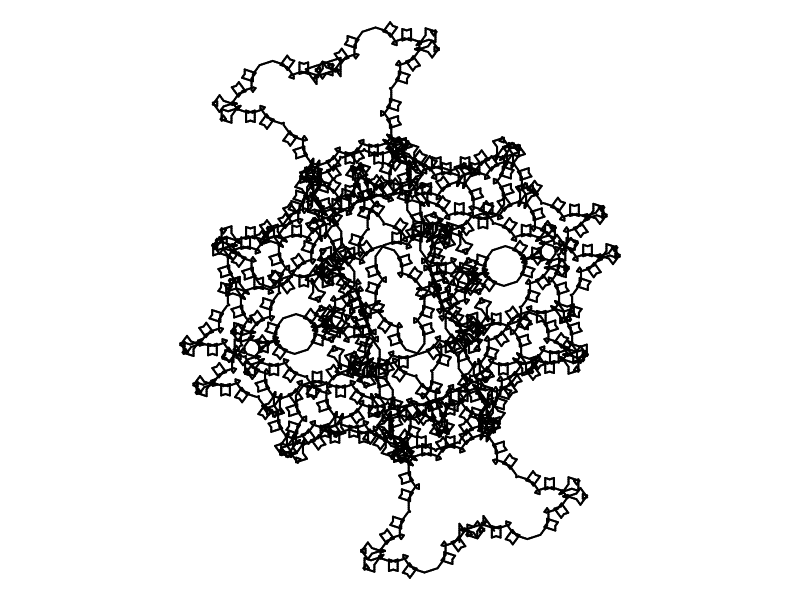

Write R code to recreate this figure.


initial_angle = 0   #In degrees, 0 is East, 90 is North (up)
line_color = "black" #You can also use "blue" or rgb(1,0.2,0.9) or hsv(1,0.5,1)
line_width = 1
bg_color = "white"
PNG_pixel_width = 300

# BELOW HERE IS CODE... PROBABLY DO NOT EDIT THIS CODE...
getstr = function(start,rules,n){
    st = start
    for(jj in 1:n){
        st2 = ""
        for(i in 1:nchar(st)){
            ch = substr(st,i,i)
            if(!is.null(rules[[ch]])){
                st2 = paste0(st2,rules[[ch]],collapse="")
            } else {
                st2 = paste0(st2,ch,collapse="")
            }
        }
        st = st2
    }
    return(st)
}
getxyc = function(string="AA+AA+AA+A+A",angle=pi/2,angle_initial=pi/2,col="blue"){
    switch = 1
    d = angle_initial
    x = 0
    y = 0
    xl = c(x)
    yl = c(y)
    cols = numeric()
    dsave = numeric()
    xsave = numeric()
    ysave = numeric()
    for(i in 1:nchar(string)){
        ch = substr(string,i,i)
        cn = as.integer(charToRaw(ch))
        if(cn>=as.integer(charToRaw("A")) && cn<=as.integer(charToRaw("L"))){
            cols = c(cols,col)
            x = x+cos(d)
            y = y+sin(d)
            xl = c(xl,x)
            yl = c(yl,y)
        }
        if(cn>=as.integer(charToRaw("M")) && cn<=as.integer(charToRaw("Z"))){
            cols = c(cols,"NA")
            x = x+cos(d)
            y = y+sin(d)
            xl = c(xl,x)
            yl = c(yl,y)
        }
        if(cn==as.integer(charToRaw("["))){
            dsave = c(dsave,d)
            xsave = c(xsave,x)
            ysave = c(ysave,y)
        }
        if(cn==as.integer(charToRaw("]"))){
            cols = c(cols,"NA")
            x = xsave[length(xsave)]
            y = ysave[length(ysave)]
            d = dsave[length(dsave)]
            if(length(xsave)>1){
                xsave = xsave[1:(length(xsave)-1)]
                ysave = ysave[1:(length(ysave)-1)]
                dsave = dsave[1:(length(dsave)-1)]
            } else {
                xsave = numeric()
                ysave = numeric()
                dsave = numeric()
            }
            xl = c(xl,x)
            yl = c(yl,y)
        }
        if(cn==as.integer(charToRaw("-"))){
            d = d-angle*switch
        }
        if(cn==as.integer(charToRaw("+"))){
            d = d+angle*switch
        }
        if(cn==as.integer(charToRaw("."))){
            switch = switch*(-1)
        }
    }
    xwid = max(xl)-min(xl)
    ywid = max(yl)-min(yl)
    xmid = (max(xl)+min(xl))/2
    ymid = (max(yl)+min(yl))/2
    wid = max(c(xwid,ywid))
    x2 = (xl-xmid)/wid*2
    y2 = (yl-ymid)/wid*2
    return(list(x2,y2,cols))
}
makeplot = function(xyc,lwd=1){
    x = xyc[[1]]
    y = xyc[[2]]
    c = xyc[[3]]
    plot(0,0,"n",xlim=c(-1,1),ylim=c(-1,1),axes=F,ann=F)
    for(i in 2:length(x)){
        lines(c(x[i-1],x[i]),c(y[i-1],y[i]),col=c[i-1],lwd=lwd)
    }
}

showrules = function(g){
    rules = g[[2]]
    pr = paste0(names(rules)," > ",rules,collapse="\n")
    return(pr)
}

g99 = list("A",
           list("A"="+BA+ABCBA+AB+",
                "B"="-C+++BACAB+++C-",
                "C"="CC"),
           5,
           108)

# png("hi.png",300,300)

par(mar=c(0,0,0,0),oma=c(0,0,0,0),pty="s")
s = getstr(g99[[1]],g99[[2]],g99[[3]])
angle = g99[[4]]
xyc = getxyc(s,angle/180*pi,angle_initial=90/180*pi,col=line_color)
makeplot(xyc,lwd=2)

# dev.off()

ss = "Start:"
ss = paste0(ss," ",g99[[1]])
ss = paste0(ss,"\nrules:\n")
ss = paste0(ss,showrules(g99))
ss = paste0(ss,"\nIterations:")
ss = paste0(ss,g99[[3]])
ss = paste0(ss,"\nAngle:")
ss = paste0(ss,g99[[4]])
cat(ss)
